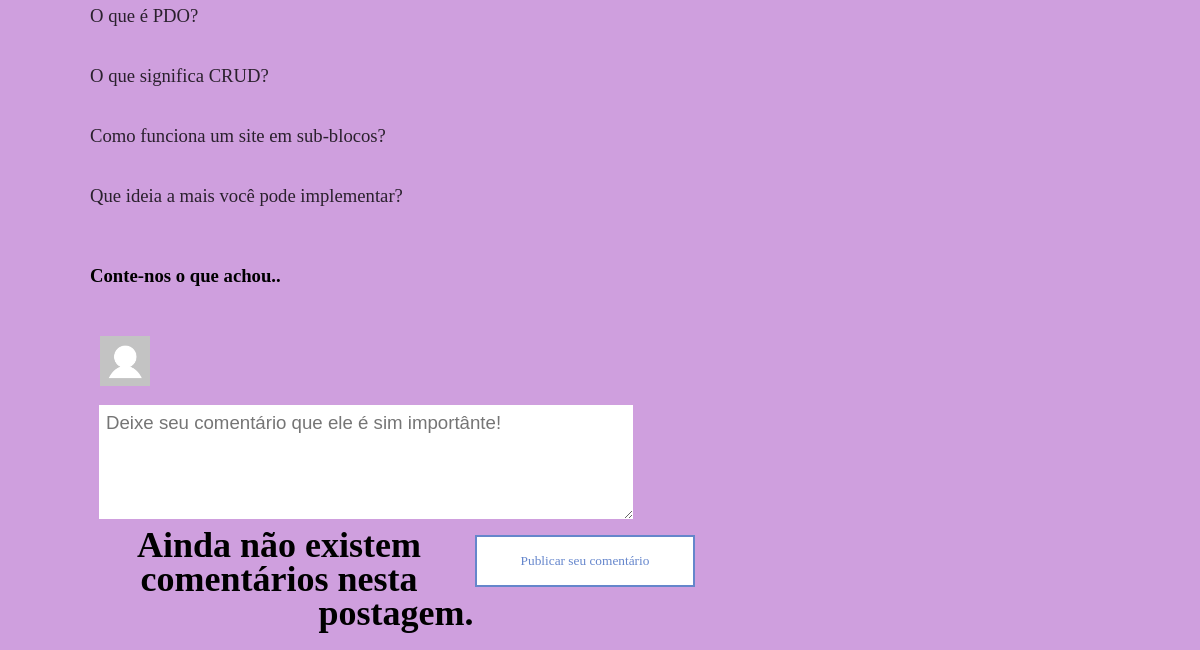
/descussao.php (lower part), run on an earlier commit of the app's database.
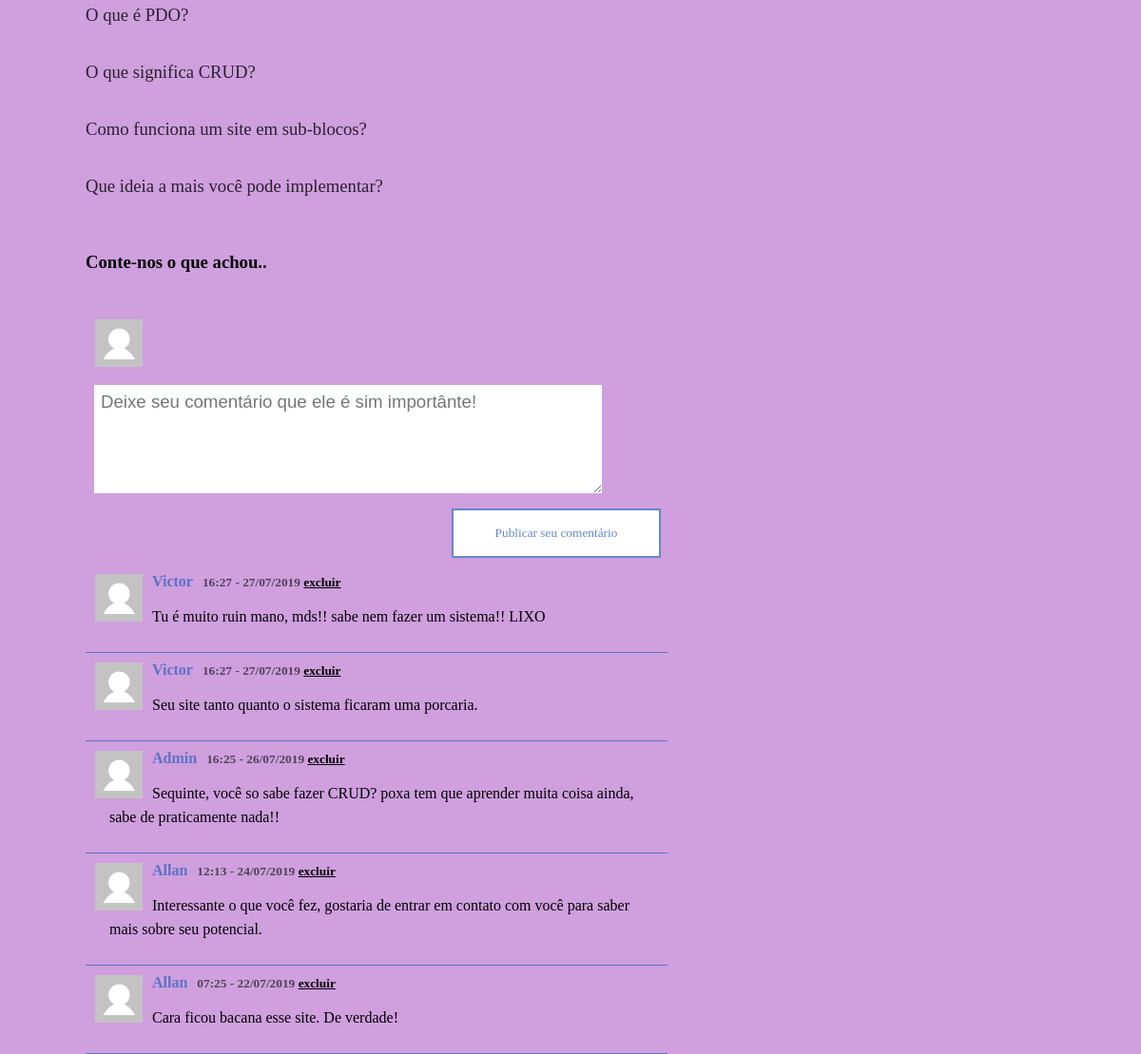
And on a later commit of the database.
### tables this page shows
CREATE TABLE `comentarios` (
  `id` int(11) NOT NULL,
  `comentario` text,
  `dia` date DEFAULT NULL,
  `horario` varchar(5) DEFAULT NULL,
  `fk_id_usuario` int(11) DEFAULT NULL
);

### class/Conexao.php (called while the page is built)
<?php
class Conexao {
	public static function pegarConexao()
	{
		$conexao = new PDO(DB_DRIVE . ':host=' . DB_HOSTNAME . ';dbname=' . DB_DATABASE, DB_USERNAME, DB_PASSWORD);
		$conexao->setAttribute(PDO::ATTR_ERRMODE, PDO::ERRMODE_EXCEPTION);
		return $conexao;
	}
}

### exibeComentarios.php (called while the page is built, shortened)
<?php
try {
	$comentarios = new Comentario();
	$dadoComentarios = $comentarios->buscarComentario();
} catch (Exception $e) {
	Erro::tratarErro($e);
}

### class/Comentario.php (called while the page is built)
<?php
class Comentario {
	private $PDO;
	function __construct() {
		try {
			$this->PDO = Conexao::pegarConexao();
		} catch(PDOException $e){
			echo "Erro com o Banco: " . $e->getMessage();
		} catch(Exception $e) {
			echo "Erro genérico: " . $e->getMessage();
		}
	}
	public function buscarComentario() {
		$sqlComentarios = "SELECT *,(SELECT nome FROM usuarios WHERE id = fk_id_usuario) as nome_usuario FROM comentarios ORDER BY dia DESC";
		$stmt = $this->PDO->prepare($sqlComentarios);
		$stmt->execute();
		$comentarios = $stmt->fetchAll(PDO::FETCH_ASSOC);
		return $comentarios;
	}
}

### descussao.php (the view, shortened to what this page needs)
<?php require_once 'exibeComentarios.php' ?>
<?php require_once 'header.php' ?>
<div class="conteudo-pagina">
	<section id="conteudo1">
		<p class="texto">O que é PDO?</p>
		<p class="texto">O que significa CRUD?</p>
		<p class="texto">Como funciona um site em sub-blocos?</p>
		<p class="texto">Que ideia a mais você pode implementar?</p>
		<h3>Conte-nos o que achou..</h3>
		<form method="POST" action="#">
			<img src="img/img-perfil.jpg">
			<textarea name="texto" placeholder="Deixe seu comentário que ele é sim importânte!" maxlength="400"></textarea>
			<input type="submit" value="Publicar seu comentário" id="enviar-comentario">
		</form>
		<?php if (count($dadoComentarios) > 0)
		{
			foreach ($dadoComentarios as $dc)
				{ ?>
					<?php $data = new DateTime($dc['dia']);  ?>
					<div class="outros-comentarios">
						<img src="img/img-perfil.jpg">
						<h3><?= $dc['nome_usuario']; ?></h3>
						<h4><?= $dc['horario']; ?> - <?= $data->Format('d/m/Y'); ?> <a href="#">excluir</a></h4>
						<p><?= $dc['comentario']; ?></p>
					</div>
				<?php }
			} else { ?>
				<center><h1>Ainda não existem comentários nesta postagem.</h1></center>
			<?php } ?>
		</section>
	</div>
</body>
</html>

### header.php (shortened to what this page needs)
<!DOCTYPE html>
<html>
<head lang="pt-br">
	<link rel="stylesheet" type="text/css" href="css/estilo.css">
</head>
<body>

### css/estilo.css (style rules this page uses)
* { padding: 0px; margin:0px; }
body { background-color: rgba(136, 16, 174, .4); }
div.conteudo-pagina { width: 85%; margin: auto; }
section#conteudo1 { width: 60%; box-sizing: border-box; float: left; }
img { width: 100%; }
p.texto { font-size: 14pt; color: rgba(0,0,0, .8); line-height: 40px; margin: 20px 0px; font-family: 'Microsoft YaHei Light'; }
h3 { font-family: 'Microsoft YaHei Light'; line-height: 80px; margin-bottom:10px; }
form img { width: 50px; display: block; float: left; padding: 10px; }
form textarea { height:100px; width: 85%; border: none; padding: 7px; font-size: 14pt; margin: 9px; font-family: arial; outline: none; display: block; float: left; }
form input#enviar-comentario { margin: 7px; font-family: 'Arial Black'; width: 220px; height:52px; background-color: white; color: rgba(63, 104, 191, 0.8); border: 2px solid rgba(63, 104, 191, 0.8); transition: 0.2s ease-out; cursor: pointer; float: right; }
.outros-comentarios { box-sizing: border-box; border-bottom: 1px solid rgba(63, 104, 191, 0.8); clear: both; padding: 10px; display: block; }
.outros-comentarios img { width: 50px; float: left; padding-right: 10px; }
.outros-comentarios h3 { float: left; color: rgba(63, 104, 191, 0.8); font-size: 12pt; padding: 5px 10px 5px 0px; line-height: 40%; }
.outros-comentarios h4 { font-size:10pt; color: rgba(0, 0, 0, .6); line-height: 17px; }
.outros-comentarios h4 a { color: black; }
.outros-comentarios p { line-height: 25px; padding: 15px }
h1 { padding: 70px 0px 20px 0px; font-size: 27pt; line-height: 34px; }

What changed in the data, as far as the page shows it:
added comentarios: nome_usuario "Victor", horario "16:27", dia "27/07/2019", comentario "Tu é muito ruin mano, mds!! sabe nem fazer um sistema!! LIXO"
added comentarios: nome_usuario "Victor", horario "16:27", dia "27/07/2019", comentario "Seu site tanto quanto o sistema ficaram uma porcaria."
added comentarios: nome_usuario "Admin", horario "16:25", dia "26/07/2019", comentario "Sequinte, você so sabe fazer CRUD? poxa tem que aprender muita coisa ainda, sabe de praticamente nada!!"
added comentarios: nome_usuario "Allan", horario "12:13", dia "24/07/2019", comentario "Interessante o que você fez, gostaria de entrar em contato com você para saber mais sobre seu potencial."
added comentarios: nome_usuario "Allan", horario "07:25", dia "22/07/2019", comentario "Cara ficou bacana esse site. De verdade!"
Also different on the page:
text no longer shown: "Ainda não existem comentários nesta postagem."
